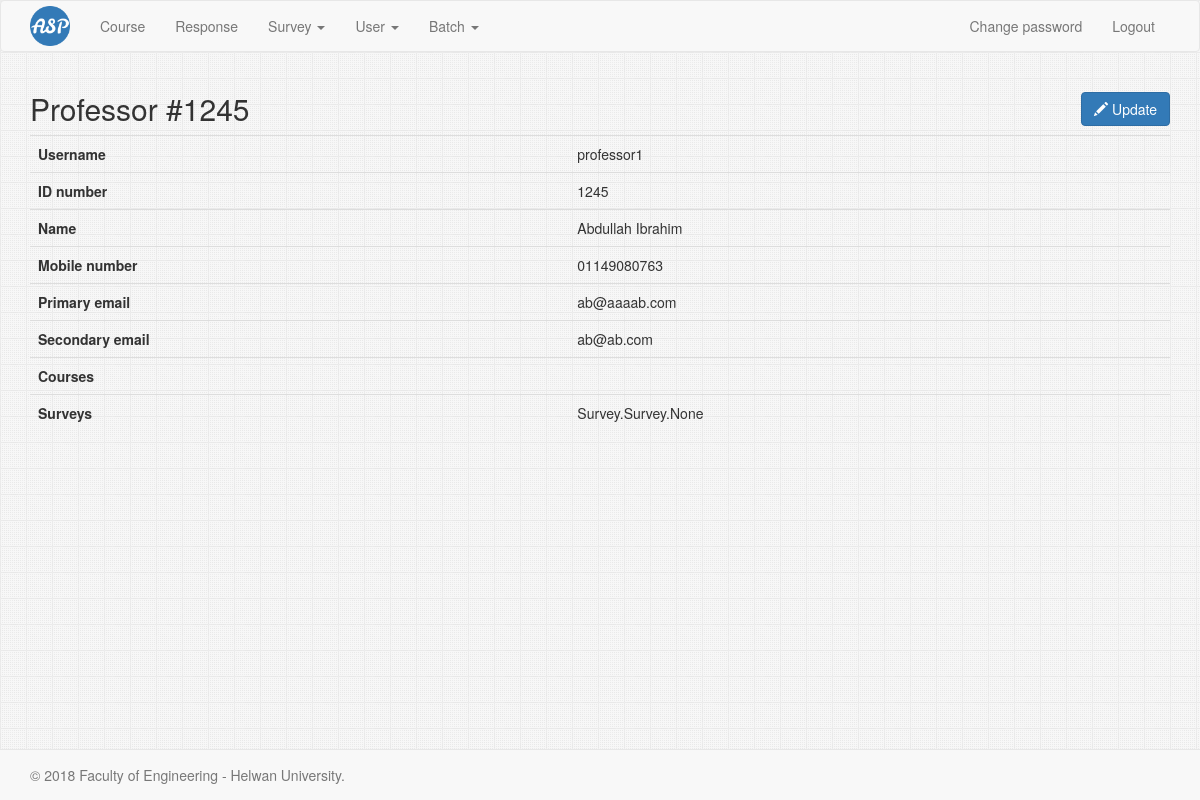
Page /professor/1245 (signed in) on the committed database.
### Professor/models.py (models this page shows, shortened)
class Professor(models.Model):
    user = models.OneToOneField(
        settings.AUTH_USER_MODEL,
        primary_key=True,
        on_delete=models.CASCADE,
    )
    secondary_email = models.EmailField(
        max_length=100,
    )
    courses = models.ManyToManyField(
        Course,
        related_name='professors',
        blank=True,
    )

### Home/models.py (models this page shows)
class User(AbstractUser):
    id_number = models.BigIntegerField(
        unique=True,
        verbose_name='ID number',
    )
    name = models.CharField(
        max_length=300,
    )
    email = models.EmailField(
        max_length=254,
        unique=True,
    )
    mobile_number = models.CharField(
        max_length=15,
    )
    is_admin = models.BooleanField(
        default=False,
    )
    is_professor = models.BooleanField(
        default=False,
    )
    is_student = models.BooleanField(
        default=False,
    )

### Professor/views.py (the view)
# urls.py: url(r'^(?P<slug>\d+)$', ProfessorRead.as_view(), name="read"),
@method_decorator([login_required, admin_or_profile_professor_required], name='dispatch')
class ProfessorRead(DetailView):
    model = Professor
    template_name = 'Professor/professor_read.html'
    slug_field = 'user__id_number'

### Professor/templates/Professor/professor_read.html (shortened to what this page needs)
{% extends 'base.html' %}
{% block content %}
    <h2>
    Professor #{{ professor.user.id_number }}
        {% if request.user.is_admin %}
    <a href="{% url 'professor:update' professor.user.id_number %}" class="btn btn-primary pull-right">
      <span class="glyphicon glyphicon-pencil"></span> Update
    </a>
        {% endif %}
    </h2>
    <table class="table table-hover">
    <tbody>
        <tr>
            <th>Username</th>
            <td>{{ professor.user.username }}</td>
        </tr>
        <tr>
            <th>ID number</th>
            <td>{{ professor.user.id_number }}</td>
        </tr>
        <tr>
            <th>Name</th>
            <td>{{ professor.user.name }}</td>
        </tr>
        <tr>
            <th>Mobile number</th>
            <td>{{ professor.user.mobile_number }}</td>
        </tr>
        <tr>
            <th>Primary email</th>
            <td>{{ professor.user.email }}</td>
        </tr>
        <tr>
            <th>Secondary email</th>
            <td>{{ professor.secondary_email }}</td>
        </tr>
        <tr>
            <th>Courses</th>
            <td>{{ professor.user.courses }}</td>
        </tr>
        <tr>
            <th>Surveys</th>
            <td>{{ professor.surveys }}</td>
        </tr>
    </tbody>
    </table>
{% endblock %}

### common-static/css/main.css (style rules this page uses)
html { position: relative; min-height: 100%; }
body { margin-bottom: 60px; }

### rows in the picture
Professor: user.id_number "1245", user.username "professor1", user.name "Abdullah Ibrahim", user.mobile_number "01149080763", user.email "ab@aaaab.com", secondary_email "ab@ab.com", surveys "Survey.Survey.None"
